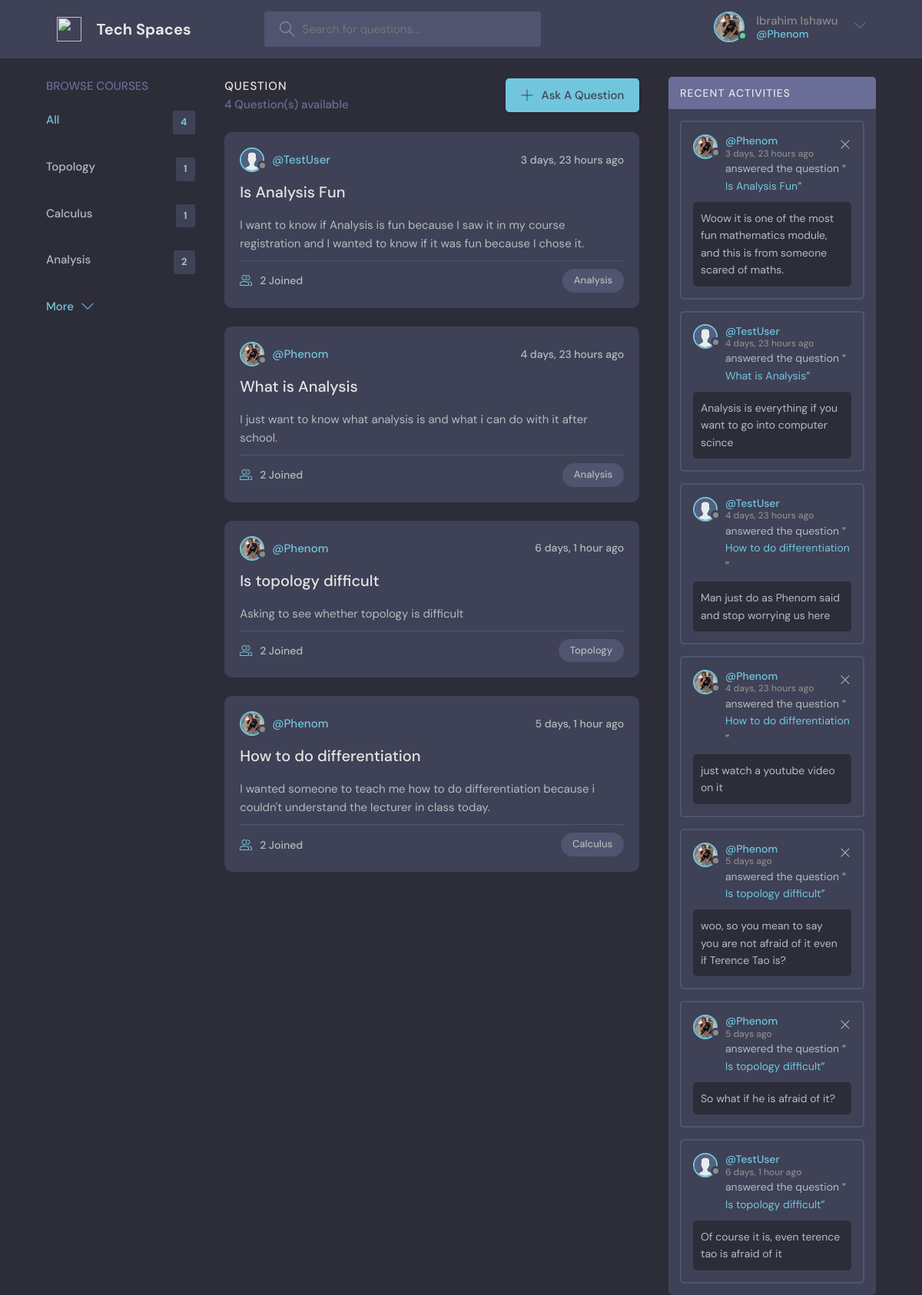
/ (signed in), run on an earlier commit of the app's database.
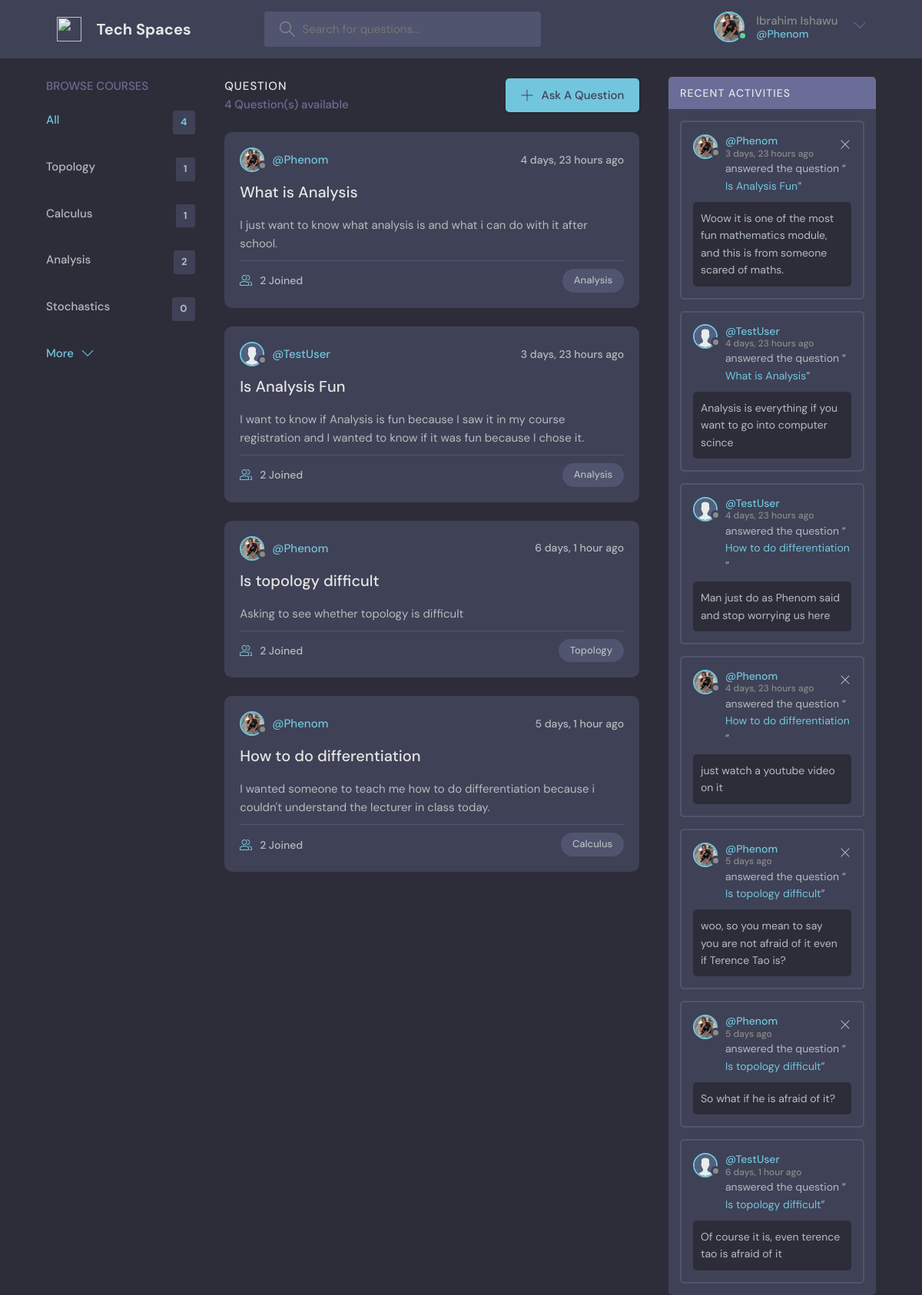
And on a later commit of the database.
### core/models.py (models this page shows, shortened)
class Course(models.Model):
    name = models.CharField(max_length=200)
    def __str__(self):
        return self.name

class Question(models.Model):
    student = models.ForeignKey(User, on_delete=models.SET_NULL, null=True)
    course = models.ForeignKey(Course, on_delete=models.SET_NULL, null=True)
    name = models.CharField(max_length=200)
    description = models.TextField(null=True, blank=True)
    contributors = models.ManyToManyField(User, related_name='participants', blank=True)
    updated = models.DateTimeField(auto_now=True)
    created = models.DateTimeField(auto_now_add=True)
    class Meta:
        ordering = ["-updated", "-created"]
    def __str__(self):
        return self.name

class User(AbstractUser):
    name = models.CharField(max_length=200, null=True)
    email = models.EmailField(unique=True, null=True)
    bio = models.TextField(null=True)
    avatar = models.ImageField(null=True, default='avatar.svg', upload_to='avatars')
    REQUIRED_FIELDS = []
    def __str__(self):
        return self.username

class Answer(models.Model):
    student = models.ForeignKey(User, on_delete=models.CASCADE)
    question = models.ForeignKey(Question, on_delete=models.CASCADE)
    body = models.TextField()
    updated = models.DateTimeField(auto_now=True)
    created = models.DateTimeField(auto_now_add=True)
    up_votes = models.PositiveIntegerField(default=0)
    down_votes = models.PositiveIntegerField(default=0)
    class Meta:
        ordering = ["-up_votes", "-created"]

### core/views.py (the view)
# urls.py: path('', views.Index.as_view(), name='home'),
class Index(View):
    def get(self, request):
        courses = Course.objects.filter()
        query = request.GET.get('query') if request.GET.get('query') else ""
        questions = Question.objects.filter(
            Q(course__name__icontains=query) |
            Q(name__icontains=query) |
            Q(student__username__icontains=query) |
            Q(description__icontains=query)
        )
        question_count = Question.objects.all().count()
        answers = Answer.objects.filter(question__course__name__icontains=query).order_by(
            '-created')
        context = {
            'query_questions': questions,
            'courses': courses,
            'question_answers': answers,
            'question_count': question_count,
        }
        return render(request, 'core/index.html', context)

### core/templates/core/index.html (shortened to what this page needs)
{% extends 'core/base.html' %}
    {% block content %}
        <main class="layout layout--3">
            <div class="container">
                {% include 'core/_courses.html' %}
                {% include 'core/_questions.html' %}
                {% include 'core/_activities.html' %}
{% endblock content %}

### core/templates/core/_courses.html
<div class="topics">
            <div class="topics__header">
                <h2>Browse Courses</h2>
            </div>
            <ul class="topics__list">
                <li>
                    <a href="/" class="active">All <span>{{ question_count }}</span></a>
                </li>
                {% for course in courses %}
                    <li>
                        <a href="{% url 'home' %}?query={{ course.name }}">{{ course }} <span>
                        {{ course.question_set.all.count }}</span></a>
                    </li>
                {% endfor %}
            </ul>
            <a class="btn btn--link" href="topics.html">
                More
                <svg version="1.1" xmlns="http://www.w3.org/2000/svg" width="32" height="32" viewBox="0 0 32 32">
                <title>chevron-down</title>
                <path d="M16 21l-13-13h-3l16 16 16-16h-3l-13 13z"></path>
                </svg>
            </a>
            </div>

### core/templates/core/_questions.html (shortened to what this page needs)
<div class="roomList">
            <div class="roomList__header">
                <div>
                <h2>Question</h2>
                <p>{{ query_questions.count }} Question(s) available</p>
                </div>
                <a class="btn btn--main" href="{% url 'ask_question' %}">
                <svg version="1.1" xmlns="http://www.w3.org/2000/svg" width="32" height="32" viewBox="0 0 32 32">
                    <title>add</title>
                    <path
                    d="M16.943 0.943h-1.885v14.115h-14.115v1.885h14.115v14.115h1.885v-14.115h14.115v-1.885h-14.115v-14.115z"
                    ></path>
                </svg>
                Ask A Question
                </a>
            </div>
            {% for question in query_questions %}
                <div class="roomListRoom">
                    <div class="roomListRoom__header">
                    <a href="{% url 'profile' question.student.username %}" class="roomListRoom__author">
                        <div class="avatar avatar--small">
                        <img src="{{ question.student.avatar.url }}" />
                        </div>
                        <span>@{{ question.student }}</span>
                    </a>
                    <div class="roomListRoom__actions">
                        <span>{{ question.created | timesince }} ago</span>
                    </div>
                    </div>
                    <div class="roomListRoom__content">
                    <a href="{% url 'get_question' question.id %}">{{ question.name }}</a>
                    <p>
                        {{ question.description }}
                    </p>
                    </div>
                    <div class="roomListRoom__meta">
                    <a href="{% url 'get_question' question.id %}" class="roomListRoom__joined">
                        {{ question.contributors.count }} Joined
                    </a>
                    <p class="roomListRoom__topic">{{ question.course }}</p>
                    </div>
                </div>
            {% endfor %}
            </div>

### core/templates/core/_activities.html (shortened to what this page needs)
        <div class="activities">
            <div class="activities__header">
                <h2>Recent Activities</h2>
            </div>
          {% for answer in question_answers %}
            <div class="activities__box">
              <div class="activities__boxHeader roomListRoom__header">
                <a href="{% url 'profile' answer.student.username %}" class="roomListRoom__author">
                  <div class="avatar avatar--small">
                    <img src="{{ answer.student.avatar.url }}" />
                  </div>
                  <p>
                    @{{ answer.student }}
                    <span>{{ answer.created | timesince }} ago</span>
                  </p>
                </a>
                <div class="roomListRoom__actions">
                {% if request.user == answer.student %}
                  <a href="{% url 'delete_answer' answer.id %}">
                    <svg version="1.1" xmlns="http://www.w3.org/2000/svg" width="32" height="32" viewBox="0 0 32 32">
                      <title>remove</title>
                      <path
                        d="M27.314 6.019l-1.333-1.333-9.98 9.981-9.981-9.981-1.333 1.333 9.981 9.981-9.981 9.98 1.333 1.333 9.981-9.98 9.98 9.98 1.333-1.333-9.98-9.98 9.98-9.981z"
                      ></path>
                    </svg>
                  </a>
                {% endif %}
                </div>
              </div>
              <div class="activities__boxContent">
                <p>answered the question “<a href="room.html">{{ answer.question }}</a>”</p>
                <div class="activities__boxRoomContent">
                  {{ answer.body }}
                </div>
              </div>
            </div>
          {% endfor %}
          </div>
        </div>
    </main>

What changed in the data, as far as the page shows it:
added Course: name "Stochastics", question_set.all.count "0"
changed Question "What is Analysis": moves up the list
